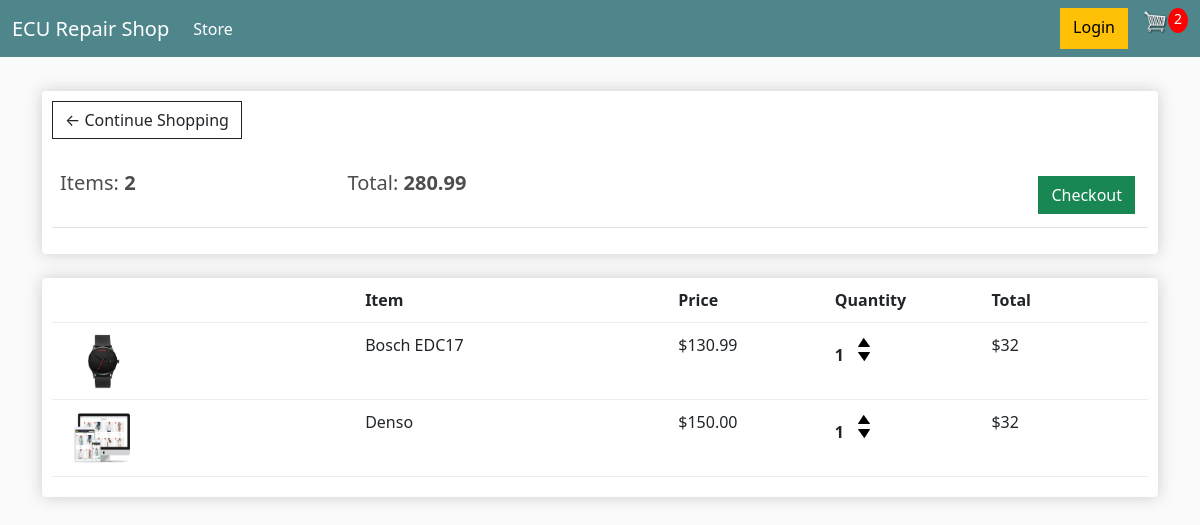
/cart/ (signed in), run on an earlier commit of the app's database.
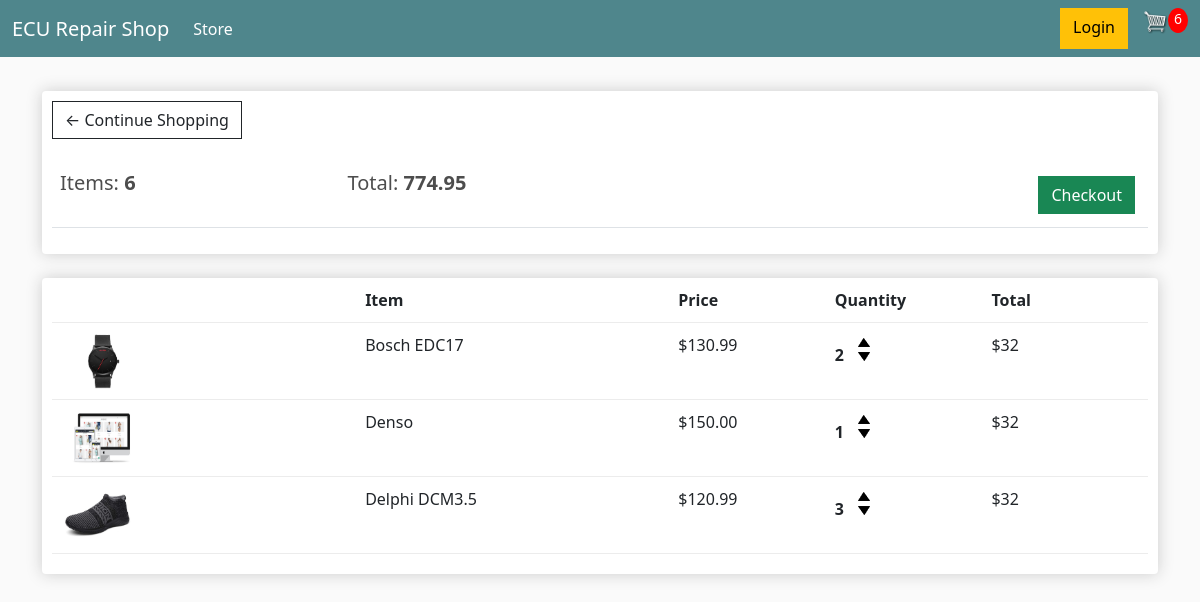
And on a later commit of the database.
### store/models.py (models this page shows, shortened)
class Order(models.Model):
    customer = models.ForeignKey(Customer, on_delete=models.SET_NULL, null=True, blank=True)
    date_ordered = models.DateTimeField(auto_now_add=True)
    complete = models.BooleanField(default=False, null=True, blank=False)
    transaction_id = models.CharField(max_length=254, null=True)
    @property
    def get_cart_total(self):
        orderitems = self.orderitem_set.all()
        total = sum([item.get_total for item in orderitems])
        return total
    @property
    def get_cart_items(self):
        orderitems = self.orderitem_set.all()
        total = sum([item.quantity for item in orderitems])
        return total

class OrderItem(models.Model):
    product = models.ForeignKey(Product, on_delete=models.SET_NULL, null=True)
    order = models.ForeignKey(Order, on_delete=models.SET_NULL, null=True)
    quantity = models.IntegerField(default=0, null=True, blank=True)
    date_added = models.DateTimeField(auto_now_add=True)
    @property
    def get_total(self):
        total = self.product.price * self.quantity
        return total

class Product(models.Model):
    name = models.CharField(max_length=254)
    price = models.DecimalField(max_digits=7, decimal_places=2)
    digital = models.BooleanField(default=False, null=True, blank=True)
    image = models.ImageField(null=True, blank=True)
    @property
    def imageURL(self):
        try:
            url = self.image.url
        except:
            url = ''
        return url

### store/views.py (the view)
# urls.py: path('cart/', views.cart, name="cart"),
def cart(request):
    data = cartData(request)
    cartItems = data['cartItems']
    order = data['order']
    items = data['items']
    context = {'items': items, 'order': order, 'cartItems': cartItems}
    return render(request, 'store/cart.html', context)

### store/utils.py (called while the page is built)
def cartData(request):
    if request.user.is_authenticated:
        customer = request.user.customer
        order, created = Order.objects.get_or_create(customer=customer, complete=False)
        items = order.orderitem_set.all()
        cartItems = order.get_cart_items
    else:
        cookieData = cookieCart(request)
        cartItems = cookieData['cartItems']
        order = cookieData['order']
        items = cookieData['items']
    return {'cartItems': cartItems, 'order': order, 'items': items}

### store/templates/store/cart.html
{% extends 'store/main.html' %}
{% load static %}
{% block content %}
    <div class="row">
        <div class="col-lg-12">
            <div class="box-element">
                <a class="btn btn-outline-dark" href="{% url 'store' %}">&#x2190; Continue Shopping</a>
                <br>
                <br>
                <table class="table">
                    <tr>
                        <th>
                            <h5>Items: <strong>{{ order.get_cart_items }}</strong></h5>
                        </th>
                        <th>
                            <h5>Total: <strong>{{ order.get_cart_total|floatformat:2 }}</strong></h5>
                        </th>
                        <th>
                            <a style="float:right; margin:5px;" class="btn btn-success"
                                href="{% url 'checkout' %}">Checkout</a>
                        </th>
                    </tr>
                </table>
            </div>
            <br>
            <div class="box-element">
                <div class="cart-row">
                    <div style="flex:2"></div>
                    <div style="flex:2"><strong>Item</strong></div>
                    <div style="flex:1"><strong>Price</strong></div>
                    <div style="flex:1"><strong>Quantity</strong></div>
                    <div style="flex:1"><strong>Total</strong></div>
                </div>
                {% for item in items %}
                    <div class="cart-row">
                        <div style="flex:2"><img class="row-image" src="{{item.product.imageURL}}"></div>
                        <div style="flex:2">
                            <p>{{ item.product.name }}</p>
                        </div>
                        <div style="flex:1">
                            <p>${{ item.product.price|floatformat:2 }}</p>
                        </div>
                        <div style="flex:1">
                            <p class="quantity">{{ item.quantity }}</p>
                            <div class="quantity">
                                <img data-product="{{ item.product.id }}" data-action="add" class="chg-quantity update-cart" src="{% static  'images/arrow-up.png' %}">
                                <img data-product="{{ item.product.id }}" data-action="remove" class="chg-quantity update-cart" src="{% static  'images/arrow-down.png' %}">
                            </div>
                        </div>
                        <div style="flex:1">
                            <p>$32</p>
                        </div>
                    </div>
                {% endfor %}
            </div>
        </div>
    </div>
{% endblock %}

### store/templates/store/main.html (shortened to what this page needs)
{% load static %}
<!DOCTYPE html>
<html lang="en">
<head>
    {% block corecss %}
        <link href="https://cdn.jsdelivr.net/npm/bootstrap@5.0.2/dist/css/bootstrap.min.css" rel="stylesheet"
>
        <link rel="stylesheet" type="text/css" href="{% static 'css/main.css' %}">
    {% endblock %}
</head>
<body>
    <nav class="navbar navbar-expand-lg navbar-dark bg-dark">
        <div class="container-fluid">
            <a class="navbar-brand" href="{% url 'store' %}">ECU Repair Shop</a>
            <div class="collapse navbar-collapse" id="navbarSupportedContent">
                <ul class="navbar-nav me-auto mb-2 mb-lg-0">
                    <li class="nav-item">
                        <a class="nav-link active" aria-current="page" href="{% url 'store' %}">Store</a>
                    </li>
                </ul>
                <div class="d-flex">
                    <a href="#" class="btn btn-warning">Login</a>
                    <a href="{% url 'cart' %}">
                        <img id="cart-icon" src="{% static 'images/cart.png' %}">
                    </a>
                    <p id="cart-total">{{ cartItems }}</p>
                </div>
            </div>
        </div>
    </nav>
    <div class="container">
        <br>
        {% block content %}
        {% endblock content %}
    </div>
</body>
</html>

### static/css/main.css (style rules this page uses)
body { background-color: hsl(0, 0%, 98%); }
h1,h2,h3,h4,h5,h6 { color:hsl(0, 0%, 30%); }
.box-element { box-shadow:hsl(0, 0%, 80%) 0 0 16px; background-color: #fff; border-radius: 4px; padding: 10px; }
.bg-dark { background-color: #4f868c!important; }
#cart-icon { width:25px; display: inline-block; margin-left: 15px; }
#cart-total { display: block; text-align: center; color:#fff; background-color: red; width: 20px; height: 25px; border-radius: 50%; font-size: 14px; }
.col-lg-4, .col-lg-6, .col-lg-8, .col-lg-12 { margin-top: 10px; }
.btn { border-radius: 0; }
.row-image { width: 100px; }
.cart-row { display: flex; align-items: flex-stretch; padding-bottom: 10px; margin-bottom: 10px; border-bottom: 1px solid #ececec; }
.quantity { display: inline-block; font-weight: 700; padding-right:10px; }
.chg-quantity { width: 12px; cursor: pointer; display: block; margin-top: 5px; transition:.1s; }

What changed in the data, as far as the page shows it:
changed through a linked row, Order: get_cart_items "2" → "6"; get_cart_total "280.99" → "774.95"
changed OrderItem "Bosch EDC17": quantity "1" → "2"
added OrderItem: product.imageURL (picture), product.name "Delphi DCM3.5", product.price "120.99", quantity "3"
Also different on the page:
{{ cartItems }}: "2" → "6"
